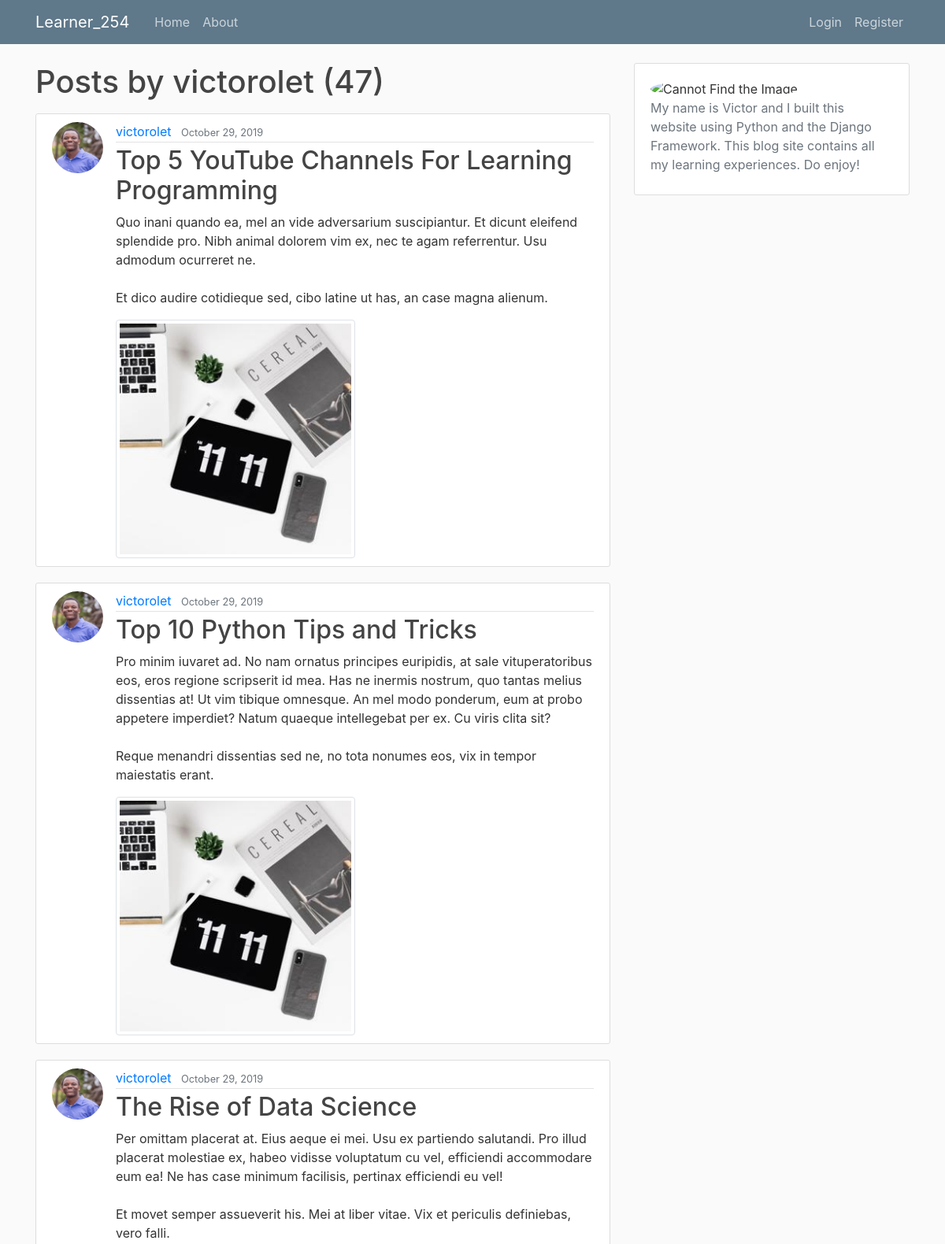
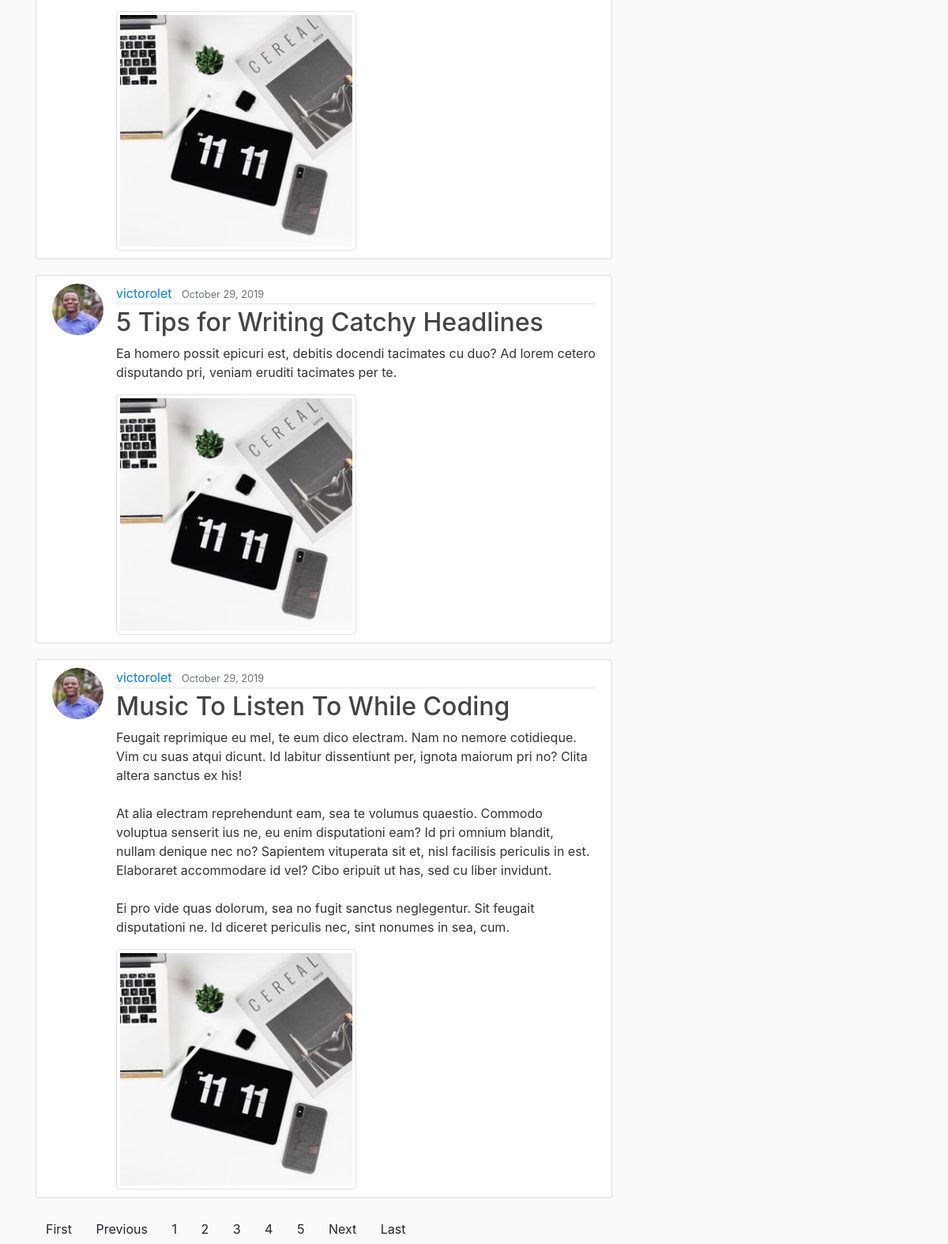
Screenshot of /user/victorolet?page=3 with the database file from the repository (2 pictures, top to bottom).
### blog/models.py (models this page shows, shortened)
class Post(models.Model):
    title = models.CharField(max_length=100)
    content = RichTextUploadingField(config_name="full")
    date_posted = models.DateTimeField(default=timezone.now)
    author = models.ForeignKey(User, on_delete=models.CASCADE)
    objects = models.Manager()
    image = models.ImageField(default="default.jpg", upload_to="post_pics")

### users/models.py (models this page shows, shortened)
class Profile(models.Model):
    user = models.OneToOneField(User, on_delete=models.CASCADE)
    image = models.ImageField(default="default.jpg", upload_to="profile_pics")

### blog/views.py (the view)
# urls.py: path("user/<str:username>", UserPostListView.as_view(), name="user-posts"),
class UserPostListView(ListView):
    model = Post
    template_name = "blog/user_posts.html"  # <app>/<model>_<viewtype>.html
    context_object_name = "posts"
    paginate_by = 5
    def get_queryset(self):
        user = get_object_or_404(User, username=self.kwargs.get("username"))
        return Post.objects.filter(author=user).order_by("-date_posted")

### blog/templates/blog/user_posts.html
{% extends "blog/base.html" %}
{% block content %}
<h1 class="mb-3">Posts by {{view.kwargs.username}} ({{ page_obj.paginator.count }})</h1>
{% for post in posts %}
<article class="media content-section">
  <img class="rounded-circle article-img" src="{{post.author.profile.image.url}}" alt="">
  <div class="media-body">
    <div class="article-metadata">
      <a class="mr-2" href="{% url 'user-posts' post.author.username %}">{{ post.author }}</a>
      <small class="text-muted">{{ post.date_posted | date:"F d, Y" }}</small>
    </div>
    <h2><a class="article-title" href="{% url 'post-detail' post.id %}">{{ post.title }}</a></h2>
    <p class="article-content">{{ post.content }}</p>
    <img class="img-thumbnail" src="{{post.image.url}}" alt="" width="50%">
  </div>
</article>
{% endfor %}
{% if is_paginated %}
{% if page_obj.has_previous %}
<a class=btn btn-outline-info mb-4 href="?page=1">First</a>
<a class=btn btn-outline-info mb-4 href="?page={{page_obj.previous_page_number}}">Previous</a>
{% endif %}
{% for num in page_obj.paginator.page_range %}
{% if page_obj.number == num %}
<a class=btn btn-info mb-4 href="?page={{num}}">{{num}}</a>
{% elif num > page_obj.number|add:"-3" and num < page_obj.number|add:"3" %}
<a class=btn btn-outline-info mb-4 href="?page={{num}}">{{num}}</a>
{% endif %}
{% endfor %}
{% if page_obj.has_next %}
<a class=btn btn-outline-info mb-4 href="?page={{page_obj.next_page_number}}">Next</a>
<a class=btn btn-outline-info mb-4 href="?page={{page_obj.paginator.num_pages}}">Last</a>
{% endif %}
{% endif %}
{% endblock content %}

### static/blog/main.css (style rules this page uses)
body { background: #fafafa; color: #333333; margin-top: 5rem; }
h1, h2, h3, h4, h5, h6 { color: #444444; }
.content-section { background: #ffffff; padding: 10px 20px; border: 1px solid #dddddd; border-radius: 3px; margin-bottom: 20px; }
.article-title { color: #444444; }
.article-content { white-space: pre-line; }
.article-img { height: 65px; width: 65px; margin-right: 16px; }
.article-metadata { padding-bottom: 1px; margin-bottom: 4px; border-bottom: 1px solid #e3e3e3 }

### rows the page displays
Post: author.profile.image (picture), author "victorolet", date_posted "October 29, 2019", title "Top 5 YouTube Channels For Learning Programming", content "Quo inani quando ea, mel an vide adversarium suscipiantur. Et dicunt eleifend splendide pro. Nibh animal dolorem vim ex, nec te agam referrentur. Usu admodum ocurreret ne. Et dico audire cotidieque sed, cibo latine ut has, an case magna alienum.", image (placeholder picture)
Post: author.profile.image (picture), author "victorolet", date_posted "October 29, 2019", title "Top 10 Python Tips and Tricks", content "Pro minim iuvaret ad. No nam ornatus principes euripidis, at sale vituperatoribus eos, eros regione scripserit id mea. Has ne inermis nostrum, quo tantas melius dissentias at! Ut vim tibique omnesque. An mel modo ponderum, eum at probo appetere imperdiet? Natum quaeque intellegebat per ex. Cu viris clita sit? Reque menandri dissentias sed ne, no tota nonumes eos, vix in tempor maiestatis erant.", image (placeholder picture)
Post: author.profile.image (picture), author "victorolet", date_posted "October 29, 2019", title "The Rise of Data Science", content "Per omittam placerat at. Eius aeque ei mei. Usu ex partiendo salutandi. Pro illud placerat molestiae ex, habeo vidisse voluptatum cu vel, efficiendi accommodare eum ea! Ne has case minimum facilisis, pertinax efficiendi eu vel! Et movet semper assueverit his. Mei at liber vitae. Vix et periculis definiebas, vero falli.", image (placeholder picture)
Post: author.profile.image (picture), author "victorolet", date_posted "October 29, 2019", title "5 Tips for Writing Catchy Headlines", content "Ea homero possit epicuri est, debitis docendi tacimates cu duo? Ad lorem cetero disputando pri, veniam eruditi tacimates per te.", image (placeholder picture)
Post: author.profile.image (picture), author "victorolet", date_posted "October 29, 2019", title "Music To Listen To While Coding", content "Feugait reprimique eu mel, te eum dico electram. Nam no nemore cotidieque. Vim cu suas atqui dicunt. Id labitur dissentiunt per, ignota maiorum pri no? Clita altera sanctus ex his! At alia electram reprehendunt eam, sea te volumus quaestio. Commodo voluptua senserit ius ne, eu enim disputationi eam? Id pri omnium blandit, nullam denique nec no? Sapientem vituperata sit et, nisl facilisis periculis in est. Elaboraret accommodare id vel? Cibo eripuit ut has, sed cu liber invidunt. Ei pro vide quas dolorum, sea no fugit sanctus neglegentur. Sit feugait disputationi ne. Id diceret periculis nec, sint nonumes in sea, cum.", image (placeholder picture)

### other values shown
{{ view.kwargs.username }} "victorolet"
{{ page_obj.paginator.count }} "47"
{{ num }} "1" "2" "4" "5"
{{ num }} "3"
